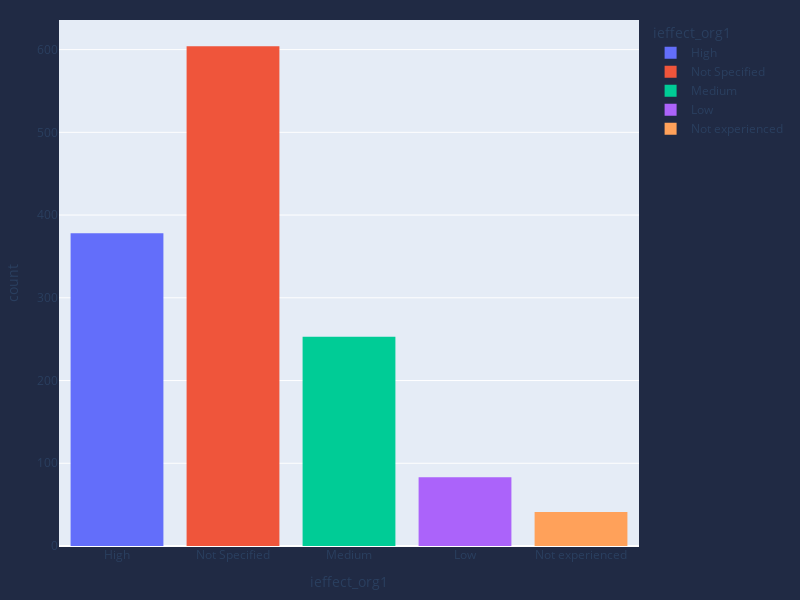

The code cell stored with this chart in its notebook:
### Code cell
df4
df4.replace({' ':'Not Specified'},inplace =True)
fig = px.histogram(df4, x="ieffect_org1", color="ieffect_org1",width=800, height=600)
fig.update_layout(margin= dict(l=20, r=20, t=20, b=20),paper_bgcolor="#202A44")
fig.show()

### Figure 1 — Plotly figure (JSON) as saved in the notebook; plotly's stock layout.template omitted (floating-point values rounded to 4 significant figures; data arrays with more than 128 entries replaced by an {"elided": "..."} marker saying what was removed)
{"data": [{"alignmentgroup": "True", "bingroup": "x", "hovertemplate": "ieffect_org1=%{x}<br>count=%{y}<extra></extra>", "legendgroup": "High", "marker": {"color": "#636efa", "pattern": {"shape": ""}}, "name": "High", "offsetgroup": "High", "orientation": "v", "showlegend": true, "type": "histogram", "x": {"elided": "378 str values"}, "xaxis": "x", "yaxis": "y"}, {"alignmentgroup": "True", "bingroup": "x", "hovertemplate": "ieffect_org1=%{x}<br>count=%{y}<extra></extra>", "legendgroup": "Not Specified", "marker": {"color": "#EF553B", "pattern": {"shape": ""}}, "name": "Not Specified", "offsetgroup": "Not Specified", "orientation": "v", "showlegend": true, "type": "histogram", "x": {"elided": "604 str values"}, "xaxis": "x", "yaxis": "y"}, {"alignmentgroup": "True", "bingroup": "x", "hovertemplate": "ieffect_org1=%{x}<br>count=%{y}<extra></extra>", "legendgroup": "Medium", "marker": {"color": "#00cc96", "pattern": {"shape": ""}}, "name": "Medium", "offsetgroup": "Medium", "orientation": "v", "showlegend": true, "type": "histogram", "x": {"elided": "253 str values"}, "xaxis": "x", "yaxis": "y"}, {"alignmentgroup": "True", "bingroup": "x", "hovertemplate": "ieffect_org1=%{x}<br>count=%{y}<extra></extra>", "legendgroup": "Low", "marker": {"color": "#ab63fa", "pattern": {"shape": ""}}, "name": "Low", "offsetgroup": "Low", "orientation": "v", "showlegend": true, "type": "histogram", "x": ["Low", "Low", "Low", "Low", "Low", "Low", "Low", "Low", "Low", "Low", "Low", "Low", "Low", "Low", "Low", "Low", "Low", "Low", "Low", "Low", "Low", "Low", "Low", "Low", "Low", "Low", "Low", "Low", "Low", "Low", "Low", "Low", "Low", "Low", "Low", "Low", "Low", "Low", "Low", "Low", "Low", "Low", "Low", "Low", "Low", "Low", "Low", "Low", "Low", "Low", "Low", "Low", "Low", "Low", "Low", "Low", "Low", "Low", "Low", "Low", "Low", "Low", "Low", "Low", "Low", "Low", "Low", "Low", "Low", "Low", "Low", "Low", "Low", "Low", "Low", "Low", "Low", "Low", "Low", "Low", "Low", "Low", "Low"], "xaxis": "x", "yaxis": "y"}, {"alignmentgroup": "True", "bingroup": "x", "hovertemplate": "ieffect_org1=%{x}<br>count=%{y}<extra></extra>", "legendgroup": "Not experienced", "marker": {"color": "#FFA15A", "pattern": {"shape": ""}}, "name": "Not experienced", "offsetgroup": "Not experienced", "orientation": "v", "showlegend": true, "type": "histogram", "x": ["Not experienced", "Not experienced", "Not experienced", "Not experienced", "Not experienced", "Not experienced", "Not experienced", "Not experienced", "Not experienced", "Not experienced", "Not experienced", "Not experienced", "Not experienced", "Not experienced", "Not experienced", "Not experienced", "Not experienced", "Not experienced", "Not experienced", "Not experienced", "Not experienced", "Not experienced", "Not experienced", "Not experienced", "Not experienced", "Not experienced", "Not experienced", "Not experienced", "Not experienced", "Not experienced", "Not experienced", "Not experienced", "Not experienced", "Not experienced", "Not experienced", "Not experienced", "Not experienced", "Not experienced", "Not experienced", "Not experienced", "Not experienced"], "xaxis": "x", "yaxis": "y"}], "layout": {"barmode": "relative", "height": 600, "legend": {"title": {"text": "ieffect_org1"}, "tracegroupgap": 0}, "margin": {"b": 20, "l": 20, "r": 20, "t": 20}, "paper_bgcolor": "#202A44", "width": 800, "xaxis": {"anchor": "y", "categoryarray": ["High", "Not Specified", "Medium", "Low", "Not experienced"], "categoryorder": "array", "domain": [0, 1], "title": {"text": "ieffect_org1"}}, "yaxis": {"anchor": "x", "domain": [0, 1], "title": {"text": "count"}}}}
